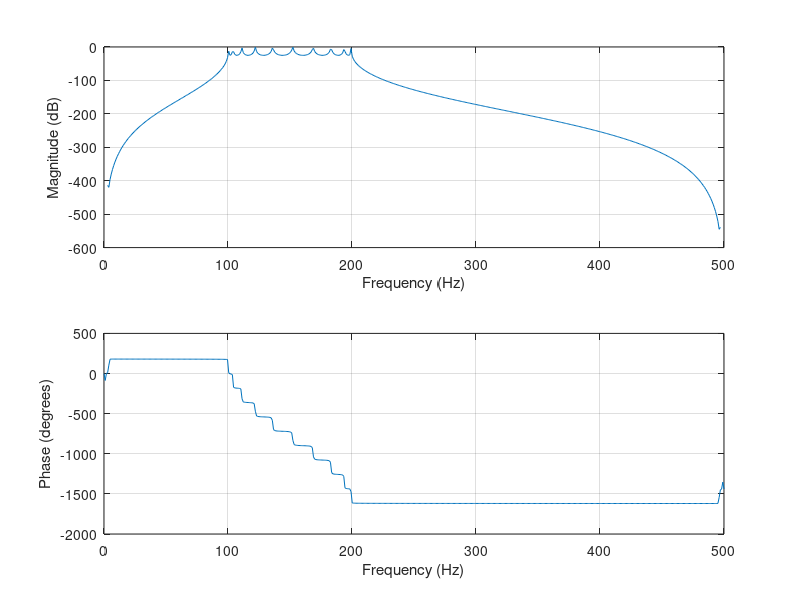
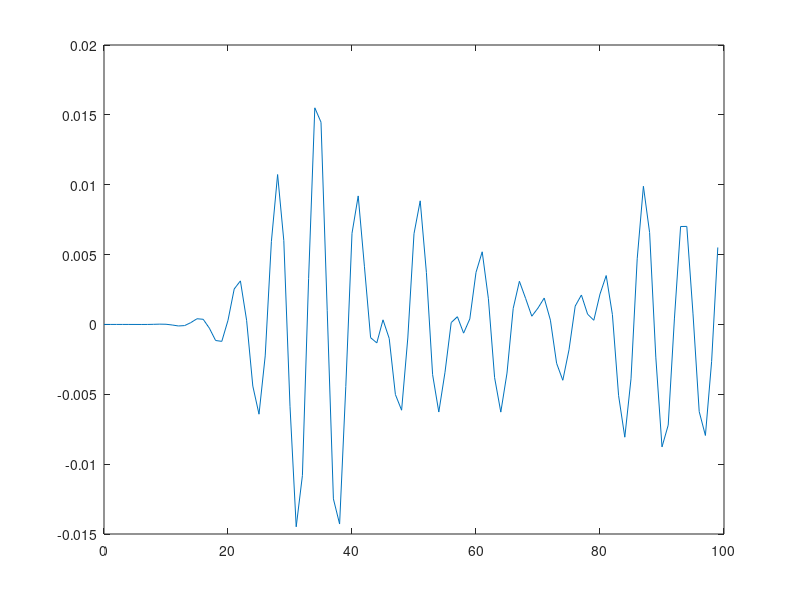

Source code (MATLAB) for these figures, in order:
Rp=25;
Fs=1000;
n=10;
Wn=[100 200]/(Fs/2);
[b,a]=cheby1(n,Rp,Wn);
freqz(b,a,512,Fs);
figure
[y,t]=impz(b,a,100);
plot(t,y);